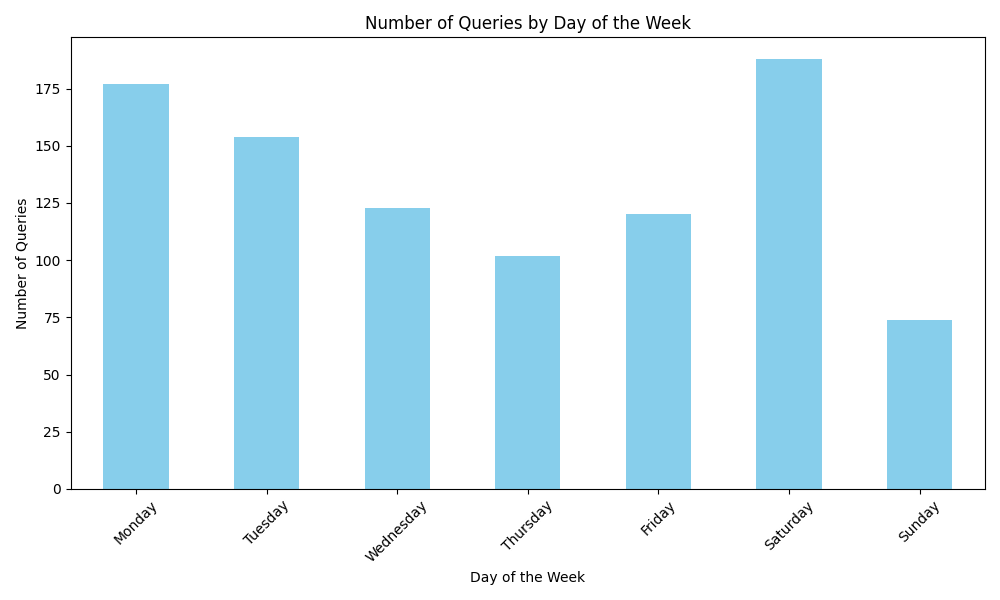

This chart was generated by the following Python code:
import json
import matplotlib.pyplot as plt
from datetime import datetime
import pandas as pd

# Load the JSON data
with open('conversations.json', 'r') as file:
    data = json.load(file)

# Check if the data is a list or dictionary
if isinstance(data, list):
    conversations = data  # If it's a list, directly assign
elif isinstance(data, dict) and "mapping" in data:
    conversations = [data]  # If it's a dictionary with a "mapping" key, wrap it in a list
else:
    raise ValueError("Unexpected JSON structure. Please check the file format.")

# Initialize a list to store query timestamps
query_days = []

# Process each conversation
for conversation in conversations:
    if "mapping" in conversation:
        for node in conversation["mapping"].values():
            # Ensure 'message' exists and is from the user
            if node.get("message") and node["message"]["author"]["role"] == "user":
                timestamp = node["message"]["create_time"]
                if timestamp is not None:
                    # Convert timestamp to a weekday (0=Monday, 6=Sunday)
                    day_of_week = datetime.fromtimestamp(timestamp).strftime('%A')  # Full weekday name
                    query_days.append(day_of_week)

# Convert the list to a Pandas DataFrame
df = pd.DataFrame(query_days, columns=["Day of Week"])

# Group by the day of the week and count the number of queries
day_counts = df["Day of Week"].value_counts().reindex(
    ["Monday", "Tuesday", "Wednesday", "Thursday", "Friday", "Saturday", "Sunday"]
)  # Ensuring correct order

# Plot the data
plt.figure(figsize=(10, 6))
day_counts.plot(kind="bar", color="skyblue")
plt.xticks(rotation=45)
plt.xlabel("Day of the Week")
plt.ylabel("Number of Queries")
plt.title("Number of Queries by Day of the Week")
plt.tight_layout()

# Show the plot
plt.show()
